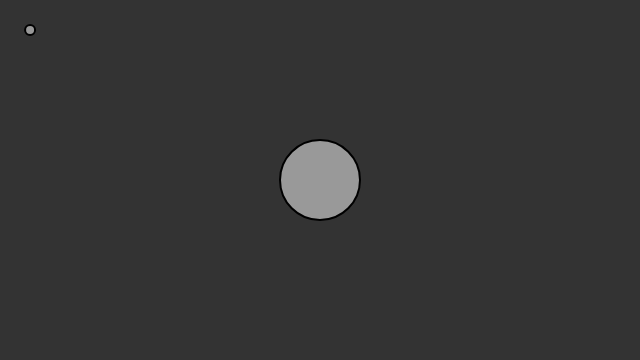
Frame 1 (no input)
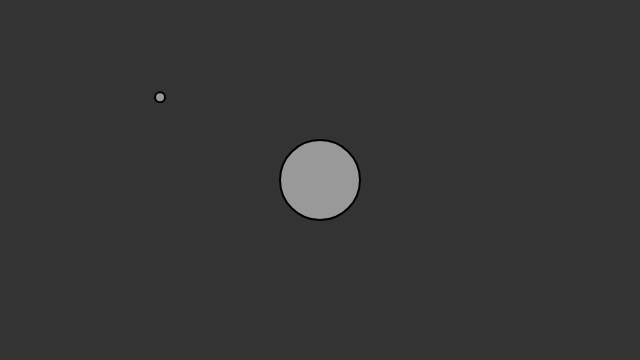
Frame 60 (no input)
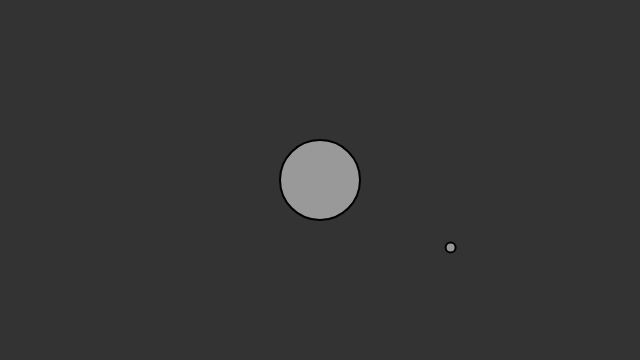
Frame 120 (the mouse pressed at the canvas centre since frame 60)

The p5.js sketch that drew these frames (run headless with seeded random() and noise() and a simulated clock; from frame 60 on, the mouse is pressed at the canvas centre):

// p5.js sketch
// ── sketch.js
// The Nature of Code
// Daniel Shiffman
// http://natureofcode.com

var m1, m2;
var gravity;
var force;

function setup() {
  createCanvas(640, 360);
  m2 = new Mover();
  m1 = new Attractor();
  gravity = 1;
}

function draw() {
  background(51);

  // find r or the vector between the two objects

  force = m1.attract(m2, gravity);

  // console.log(force);

  m2.applyForce(force);


  m1.display();
  m2.update();
  m2.display();
  m2.checkEdges();

}

// ── attractor.js
// The Nature of Code
// Daniel Shiffman
// http://natureofcode.com

var Attractor = function() {
  this.mass = 2;
  this.position = createVector(width/2, height/2);

  this.attract = function(mover, gravity) {


      var r = p5.Vector.sub(this.position, mover.position);
      var distance = r.mag();
      distance = constrain(distance, 1, 25);

      var mass = (gravity * this.mass * mover.mass) / (distance);

      r.normalize();
      r.mult(mass);

      return r;
  };

  this.display = function() {
    stroke(0);
    strokeWeight(2);
    fill(255, 127);
    ellipse(this.position.x, this.position.y, this.mass * 40 );
  };


};

// ── mover.js
// The Nature of Code
// Daniel Shiffman
// http://natureofcode.com

var Mover = function() {
  this.mass = 1;
  this.position = createVector(30, 30);
  this.velocity = createVector(0, 0);
  this.acceleration = createVector(0, 0);

  this.applyForce = function(force) {
    var f = p5.Vector.div(force, this.mass);
    this.acceleration.add(f);
  };

  this.update = function() {
    this.velocity.add(this.acceleration);
    this.position.add(this.velocity);
    this.acceleration.mult(0);
  };

  this.display = function() {
    stroke(0);
    strokeWeight(2);
    fill(255, 127);
    ellipse(this.position.x, this.position.y, this.mass * 10 );
  };

  this.checkEdges = function() {
    if (this.position.x > width) {
      this.position.x = width;
      this.velocity.x *= -1 * 0.9;
    } else if (this.position.x < 0) {
      this.velocity.x *= -1;
      this.position.x = 0;
    }
    if (this.position.y > height) {
      this.velocity.y *= -1;
      this.position.y = height;
    }
  };

};
